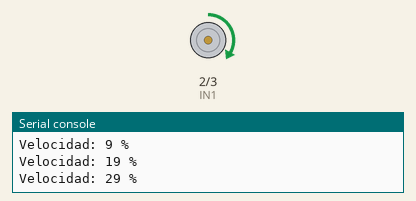
The program below on a simulated MicroPython board. Shown: motor-driver pin pairs drawn as motors (green arrow = first pin HIGH = forward, orange = second pin HIGH = backward, longer = more drive, scaled by the enable pin), the last lines printed to the serial console.

Above: at 1.35 s.
At 3.0 s:
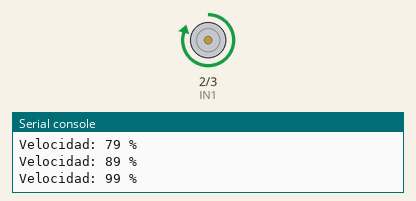
At 5.4 s:
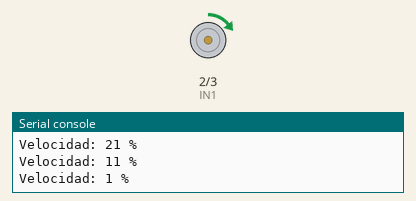
At 8.06 s:
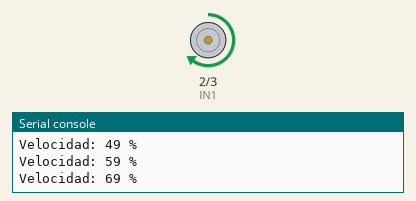
Timing chart, 0 to 9.2 s (numbered marks = the images above):
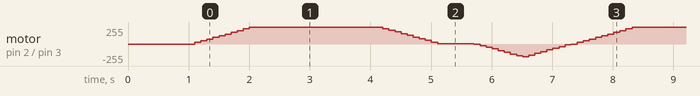

The program:

main.py
```python
from machine import Pin, PWM
from time import sleep_ms

IN1 = Pin(2, Pin.OUT)
IN2 = Pin(3, Pin.OUT)
ENA = PWM(Pin(4))
ENA.freq(1000)

IN1.value(0)
IN2.value(0)
#ENA.duty_u16(32767)

def set_speed(percent):
  percent=max(0, min(100, percent))
  duty = int(percent * 65535 /100)
  ENA.duty_u16(duty)


def forward():
  IN1.value(1)
  IN2.value(0)

def reverse():
  IN1.value(0)
  IN2.value(1)

def stop():
  set_speed(0)
  IN1.value(0)
  IN2.value(0)

def ramp_to(start, end, step=10, delay_ms=100):
  if end >= 100:
    #print("Te pasaste :(")
    end = 101
  elif end <= 0:
    #print("Te pasaste :(")
    end = -1
  if start <= 0:
    #print("Te falto :(")
    start = -1

  elif start >= 100:
    #print("Te falto :(")
    start = 101

  if start <= end:
    for speed in range(start, end, step):
      set_speed(speed)
      if speed == -1:
        speed = 0
      print("Velocidad:",speed,"%")
      sleep_ms(delay_ms)
  else:
    for speed in range(start, end, -step):
      set_speed(speed)
      if speed == -1:
        speed = 0
      print("Velocidad:",speed,"%")
      sleep_ms(delay_ms)

stop()
sleep_ms(1000)

while True:
  forward()
  ramp_to(0,100)
  sleep_ms(2000)
  ramp_to(100,0)
  sleep_ms(500)
  reverse()
  ramp_to(0,75)
  ramp_to(75,0)
  stop()


  stop()
```
